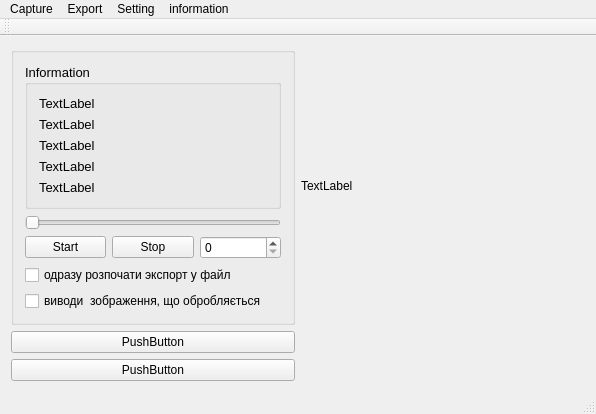
<?xml version="1.0" encoding="UTF-8"?>
<ui version="4.0">
 <class>MainWindow</class>
 <widget class="QMainWindow" name="MainWindow">
  <property name="geometry">
   <rect>
    <x>0</x>
    <y>0</y>
    <width>596</width>
    <height>377</height>
   </rect>
  </property>
  <property name="windowTitle">
   <string>MainWindow</string>
  </property>
  <widget class="QWidget" name="centralWidget">
   <layout class="QGridLayout" name="gridLayout_3">
    <item row="0" column="0">
     <widget class="QGroupBox" name="groupBox_2">
      <property name="maximumSize">
       <size>
        <width>16777215</width>
        <height>16777215</height>
       </size>
      </property>
      <property name="title">
       <string/>
      </property>
      <layout class="QGridLayout" name="gridLayout_2">
       <item row="0" column="0" colspan="3">
        <widget class="QGroupBox" name="groupBox">
         <property name="font">
          <font>
           <pointsize>10</pointsize>
          </font>
         </property>
         <property name="title">
          <string>Information</string>
         </property>
         <layout class="QGridLayout" name="gridLayout">
          <item row="0" column="0">
           <widget class="QLabel" name="label">
            <property name="font">
             <font>
              <pointsize>10</pointsize>
             </font>
            </property>
            <property name="text">
             <string>TextLabel</string>
            </property>
           </widget>
          </item>
          <item row="1" column="0">
           <widget class="QLabel" name="label_2">
            <property name="font">
             <font>
              <pointsize>10</pointsize>
             </font>
            </property>
            <property name="text">
             <string>TextLabel</string>
            </property>
           </widget>
          </item>
          <item row="2" column="0">
           <widget class="QLabel" name="label_4">
            <property name="font">
             <font>
              <pointsize>10</pointsize>
             </font>
            </property>
            <property name="text">
             <string>TextLabel</string>
            </property>
           </widget>
          </item>
          <item row="3" column="0">
           <widget class="QLabel" name="label_5">
            <property name="font">
             <font>
              <pointsize>10</pointsize>
             </font>
            </property>
            <property name="text">
             <string>TextLabel</string>
            </property>
           </widget>
          </item>
          <item row="4" column="0">
           <widget class="QLabel" name="label_3">
            <property name="font">
             <font>
              <pointsize>10</pointsize>
             </font>
            </property>
            <property name="text">
             <string>TextLabel</string>
            </property>
           </widget>
          </item>
         </layout>
        </widget>
       </item>
       <item row="1" column="0" colspan="3">
        <widget class="QSlider" name="horizontalSlider">
         <property name="orientation">
          <enum>Qt::Horizontal</enum>
         </property>
        </widget>
       </item>
       <item row="2" column="0">
        <widget class="QPushButton" name="buttonStart">
         <property name="text">
          <string>Start</string>
         </property>
        </widget>
       </item>
       <item row="2" column="1">
        <widget class="QPushButton" name="buttonStop">
         <property name="text">
          <string>Stop</string>
         </property>
        </widget>
       </item>
       <item row="2" column="2">
        <widget class="QSpinBox" name="spinBox"/>
       </item>
       <item row="4" column="0" colspan="3">
        <widget class="QCheckBox" name="processingImageShow">
         <property name="text">
          <string>виводи  зображення, що обробляється</string>
         </property>
        </widget>
       </item>
       <item row="3" column="0" colspan="3">
        <widget class="QCheckBox" name="checkBox">
         <property name="text">
          <string>одразу розпочати экспорт у файл</string>
         </property>
        </widget>
       </item>
      </layout>
     </widget>
    </item>
    <item row="0" column="1">
     <widget class="QLabel" name="capturePicture">
      <property name="minimumSize">
       <size>
        <width>250</width>
        <height>250</height>
       </size>
      </property>
      <property name="maximumSize">
       <size>
        <width>16777215</width>
        <height>16777215</height>
       </size>
      </property>
      <property name="text">
       <string>TextLabel</string>
      </property>
      <property name="scaledContents">
       <bool>true</bool>
      </property>
     </widget>
    </item>
    <item row="1" column="0">
     <widget class="QPushButton" name="pushButton">
      <property name="text">
       <string>PushButton</string>
      </property>
     </widget>
    </item>
    <item row="2" column="0">
     <widget class="QPushButton" name="pushButton_2">
      <property name="text">
       <string>PushButton</string>
      </property>
     </widget>
    </item>
   </layout>
  </widget>
  <widget class="QMenuBar" name="menuBar">
   <property name="geometry">
    <rect>
     <x>0</x>
     <y>0</y>
     <width>596</width>
     <height>21</height>
    </rect>
   </property>
   <widget class="QMenu" name="menuExport">
    <property name="title">
     <string>Export</string>
    </property>
    <addaction name="actionTo_fail"/>
    <addaction name="actionTo_graphik"/>
    <addaction name="separator"/>
    <addaction name="actionPrint"/>
    <addaction name="actionShowFile"/>
   </widget>
   <widget class="QMenu" name="menuCapture">
    <property name="title">
     <string>Capture</string>
    </property>
    <widget class="QMenu" name="menuChoise_capture">
     <property name="title">
      <string>Choise  capture</string>
     </property>
     <addaction name="action1"/>
    </widget>
    <addaction name="menuChoise_capture"/>
    <addaction name="separator"/>
    <addaction name="actionDisable_capture"/>
    <addaction name="separator"/>
    <addaction name="actionHide_capture"/>
    <addaction name="actionShow_capture"/>
   </widget>
   <widget class="QMenu" name="menuSetting">
    <property name="title">
     <string>Setting</string>
    </property>
    <addaction name="actionConfiguration_of_program"/>
    <addaction name="actionConfiguration_of_capture"/>
    <addaction name="actionOf_export"/>
    <addaction name="separator"/>
    <addaction name="actionStart_testing"/>
   </widget>
   <widget class="QMenu" name="menuInformation">
    <property name="title">
     <string>information</string>
    </property>
    <addaction name="actionHelper"/>
    <addaction name="actionInformation"/>
   </widget>
   <addaction name="menuCapture"/>
   <addaction name="menuExport"/>
   <addaction name="menuSetting"/>
   <addaction name="menuInformation"/>
  </widget>
  <widget class="QToolBar" name="mainToolBar">
   <attribute name="toolBarArea">
    <enum>TopToolBarArea</enum>
   </attribute>
   <attribute name="toolBarBreak">
    <bool>false</bool>
   </attribute>
  </widget>
  <widget class="QStatusBar" name="statusBar"/>
  <action name="actionHelper">
   <property name="text">
    <string>Helper</string>
   </property>
  </action>
  <action name="actionDisable_capture">
   <property name="text">
    <string>Disable capture </string>
   </property>
  </action>
  <action name="actionConfiguration_of_program">
   <property name="text">
    <string>of program...</string>
   </property>
  </action>
  <action name="actionConfiguration_of_capture">
   <property name="text">
    <string>of capture... </string>
   </property>
  </action>
  <action name="actionOf_export">
   <property name="text">
    <string>of export</string>
   </property>
  </action>
  <action name="actionStart_testing">
   <property name="text">
    <string>start testing..</string>
   </property>
  </action>
  <action name="actionTo_fail">
   <property name="text">
    <string>to fail</string>
   </property>
  </action>
  <action name="actionTo_graphik">
   <property name="text">
    <string>to graphik</string>
   </property>
  </action>
  <action name="actionPrint">
   <property name="text">
    <string>print </string>
   </property>
  </action>
  <action name="actionInformation">
   <property name="text">
    <string>information</string>
   </property>
  </action>
  <action name="action1">
   <property name="text">
    <string>1</string>
   </property>
  </action>
  <action name="actionHide_capture">
   <property name="text">
    <string>Hide capture</string>
   </property>
  </action>
  <action name="actionShow_capture">
   <property name="text">
    <string>Show capture</string>
   </property>
  </action>
  <action name="actionShowFile">
   <property name="text">
    <string>показати файл</string>
   </property>
  </action>
 </widget>
 <layoutdefault spacing="6" margin="11"/>
 <resources/>
 <connections/>
</ui>
